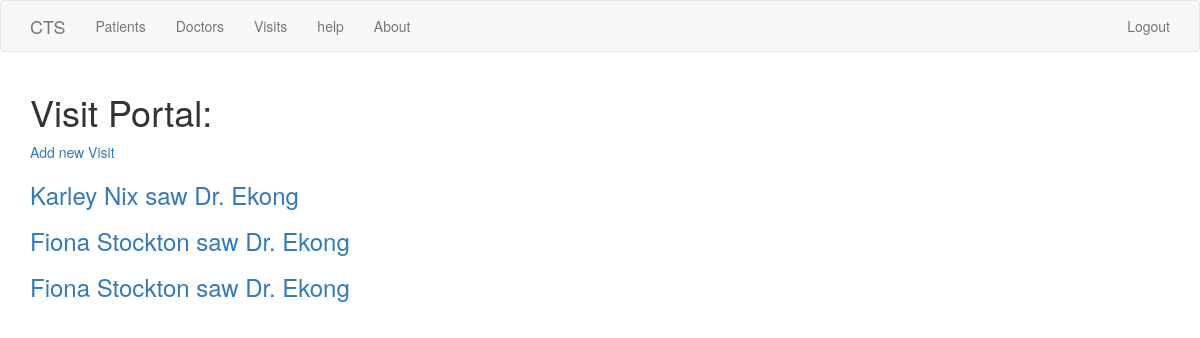
The page /visits/ (signed in) on the database its author committed.
### clinic/models.py (models this page shows, shortened)
class Visit(models.Model):
    patient = models.ForeignKey('clinic.Patient', related_name='visit')
    doctor = models.ForeignKey('clinic.Doctor', related_name='visit')
    symptoms = models.TextField(blank=True)
    visit_date = models.DateTimeField(default=timezone.now)
    notes = models.TextField(blank=True)
    recommendation = models.TextField(blank=True)
    def __str__(self):
        return self.patient.first_name + " " + self.patient.last_name + " saw Dr. " + self.doctor.last_name

class Patient(models.Model):
    patient_id = models.CharField(max_length=30, default="0000000000")
    national_id = models.CharField(max_length=30, default="0000000000")
    first_name = models.CharField(max_length=200, default="blank")
    last_name = models.CharField(max_length=200, default="blank")
    address = models.CharField(max_length=80, default="blank")
    created_date = models.DateTimeField(default=timezone.now)
    sex = models.CharField(choices=SEX, default='F', max_length=1)
    birthdate = models.DateTimeField(default=timezone.now)
    blood_type = models.IntegerField(choices=BLOOD_TYPE, default=0)
    language = models.CharField(max_length=20, default="blank")
    phone_num = models.IntegerField(default="18005000000")
    photo_ID = models.ImageField(upload_to = 'images/', blank=True)

class Doctor(models.Model):
    doctor_id = models.IntegerField()
    first_name = models.CharField(max_length=200)
    last_name = models.CharField(max_length=200)
    specialty = models.CharField(max_length=200)

### clinic/views.py (the view)
# urls.py: url(r'^visits/$',views.VisitListView.as_view(),name="visit_list"),
class VisitListView(ListView):
    model = Visit
    def get_queryset(self):
        return Visit.objects.all()

### clinic/customMiddleware.py (called while the page is built)
    def __call__(self, request):
        print(request.path)
        if (request.user.is_authenticated() == False and request.path !="/accounts/login/"):
            return HttpResponseRedirect(reverse('login')) # or http response
        response = self.get_response(request)
        return response

### clinic/templates/clinic/visit_list.html
{% extends "clinic/base.html" %}
{% block content %}
<h1>Visit Portal:</h1>
<div class="add_visit">
  <a href="{% url 'visit_create' %}">Add new Visit</a>
</div>
<div class="centerstage">
  {% for visit in visit_list %}
    <div class="VISIT">
      <h3><a href="{% url 'visit_detail' pk=visit.pk %}">{{ visit }}</a></h3>
    </div>
  {% endfor %}
</div>
{% endblock %}

### rows shown on the page
Visit: patient+doctor "Karley Nix saw Dr. Ekong"
Visit: patient+doctor "Fiona Stockton saw Dr. Ekong"
Visit: patient+doctor "Fiona Stockton saw Dr. Ekong"
